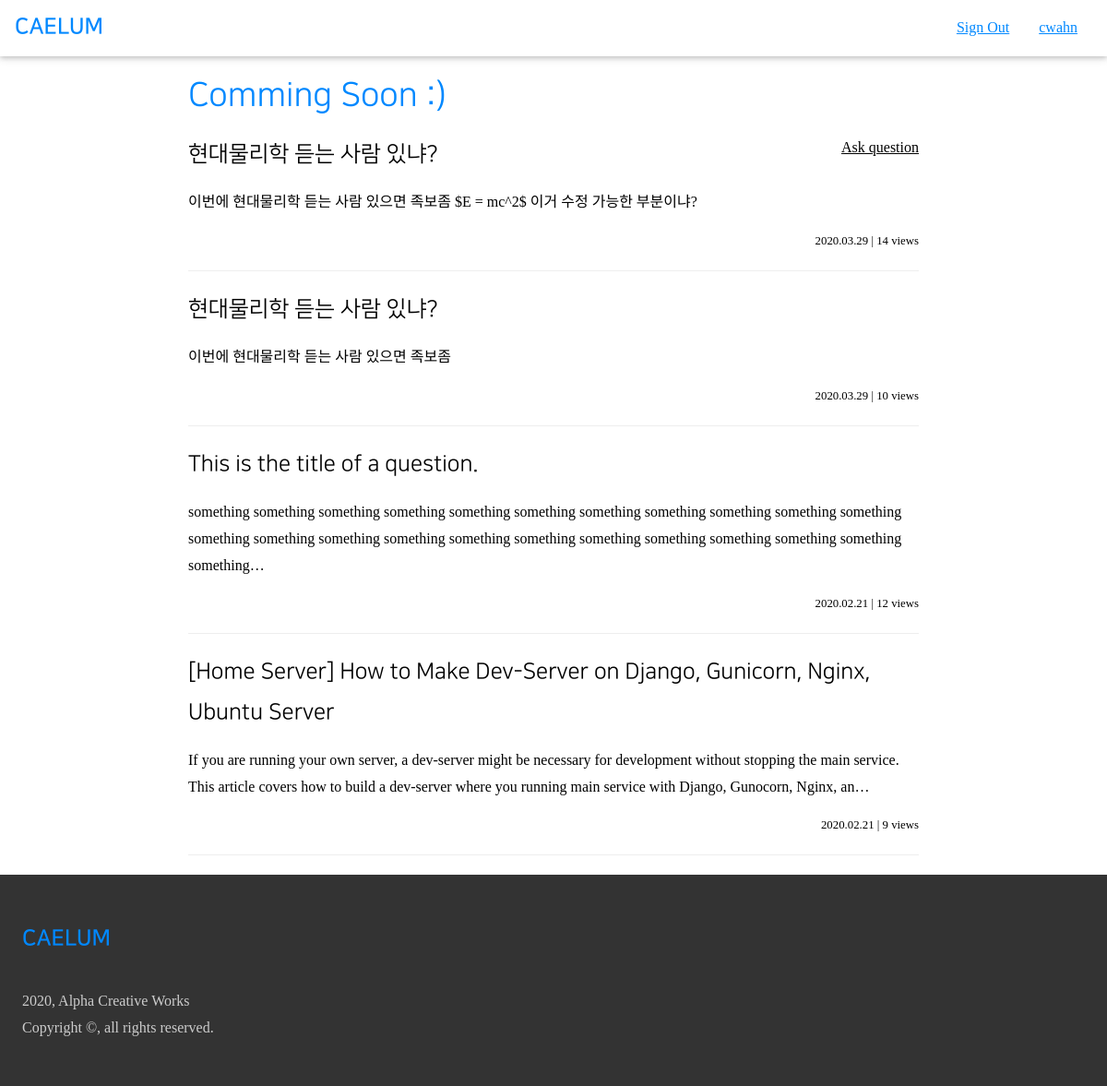
Screenshot of / (signed in) with the database file from the repository.
### accounts/models.py (models this page shows, shortened)
class User(AbstractBaseUser):
    email = models.EmailField(
        max_length=255,
        unique=True,
    )
    portal_id = models.CharField(
        max_length=10,
        unique=True,
        null=True,
    )
    name = models.CharField(
        max_length=30,
        null=True,
    )
    dept_major = models.CharField(
        max_length=50,
        null=True,
    )
    username = models.SlugField(
        max_length=30,
        null=True,
        unique=True,
    )
    reputation = models.IntegerField(
        blank=False,
        null=False,
        default=0,
    )
    is_email_verified = models.BooleanField(default=False)
    is_active = models.BooleanField(default=True)
    is_admin = models.BooleanField(default=False)
    objects = UserManager()
    USERNAME_FIELD = 'email'
    REQUIRED_FIELD = [
    ]

### air/models.py (models this page shows, shortened)
class Article(models.Model):
    author = models.ForeignKey(
        User,
        on_delete=models.CASCADE,
    )
    content = MarkdownxField()
    tags = TaggableManager(
        blank=True,
    )
    date_created = models.DateTimeField(
        auto_now_add=True,
    )
    hit_count = models.IntegerField(
        default=0,
    )
    is_answer = models.BooleanField(
        default=False,
    )
    parent = models.ForeignKey(
        'self',
        blank=True,
        null=True,
        on_delete=models.CASCADE,
        related_name='answers',
    )
    accepted = models.BooleanField(
        default=False,
    )
    def get_title(self):
        return self.content.split('\n')[0].replace('#', '').strip()
    def get_preview(self):
        text = ''.join(self.content.split('\n')[1:])
        preview = re.sub('\!\[\]\(.+\)', '', text)
        preview = re.sub('\#+', '', preview)
        return(preview)
    class Meta:
        ordering = ['-date_created']

### air/views.py (the view)
# urls.py: path('', views.index, name='index'),
@login_required
def index(request):
    user = request.user
    articles = Article.objects.filter(is_answer=False).all()
    context = {
        'user': user,
        'articles': articles,
    }
    return render(request, 'air/index.html', context)

### air/templates/air/index.html (shortened to what this page needs)
{% extends 'air/account_widget.html' %}
{% block content %}
 <div class=" acw3-container acw3-max-width-840 acw3-min-height-100">
     <h1 class=" acw3-text-c">Comming Soon :)</h1>
    <a href="{% url 'air:question' %}" class=" acw3-right">Ask question</a>
     {% for article in articles %}
     <a href="{% url 'air:article' article.pk %}" class=" acw3-text-none"
       ><h3>{{ article.get_title }}</h3></a
     >
     <p>{{ article.get_preview | truncatechars:230 }}</p>
     <div class=" acw3-bar">
       <small  class=" acw3-right">
         {{ article.date_created  | date:'Y.m.d' }} | {{ article.hit_count }} views
       </small>
     </div>
     <hr />
   {% endfor %}
 </div>
{% endblock %}

### air/templates/air/account_widget.html (shortened to what this page needs)
{% extends 'common/base.html' %}
{% block account %}
<a href="{% url 'accounts:sign_out' %}" class=" acw3-bar-item">
    Sign Out
</a>
<a href="{% url 'accounts:account_manage' %}" class=" acw3-bar-item">
    {{ user.username }}
</a>
{% endblock %}

### static/common/acw3_pro.css (style rules this page uses)
html { box-sizing: border-box }
*, *:before, *:after { box-sizing: inherit }
html { -ms-text-size-adjust: 100%; -webkit-text-size-adjust: 100% }
body { margin: 0 }
a { background-color: transparent }
small { font-size: 80% }
hr { box-sizing: content-box; height: 0; overflow: visible }
html, body { font-family: Verdana, sans-serif; font-size: 16px; line-height: 1.5 }
html { overflow-x: hidden }
h1 { font-size: 36px }
h3 { font-size: 24px }
h1, h2, h3, h4, h5, h6 { font-family: "Segoe UI", Arial, sans-serif; font-weight: 400; margin: 10px 0 }
hr { border: 0; border-top: 1px solid #eee; margin: 20px 0 }
a { color: inherit }
.acw3-bar { width: 100%; overflow: hidden }
.acw3-bar .acw3-bar-item { padding: 8px 16px; float: left; width: auto; border: none; display: block; outline: 0 }
.acw3-container:after, .acw3-container:before, .acw3-panel:after, .acw3-panel:before, .acw3-row:after, .acw3-row:before, .acw3-row-padding:after, .acw3-row-padding:before, .acw3-cell-row:before, .acw3-cell-row:after, .acw3-clear:after, .acw3-clear:before, .acw3-bar:before, .acw3-bar:after { content: ""; display: table; clear: both }
.acw3-container, .acw3-panel { padding: 0.01em 24px }
.acw3-right { float: right!important }

### static/common/axw3.css (style rules this page uses)
body, html { height: 100%; line-height: 1.8; padding: 0; margin: 0; font-family: "NBG"; }
h1, h2, h3, h4, h5, h6 { font-family: "NS"; color: #000000; }
a { cursor: pointer; }
.acw3-max-width-840 { max-width: 840px; margin: auto; }
.acw3-text-none { text-decoration: none; }
.acw3-min-height-100 { min-height: 100vh; }
.acw3-text-c { color:#0088FF !important; }

### rows the page displays
User: username "cwahn"
Article: get_title "현대물리학 듣는 사람 있냐?", get_preview "이번에 현대물리학 듣는 사람 있으면 족보좀 $E = mc^2$ 이거 수정 가능한 부분이냐?", date_created "2020.03.29", hit_count "14"
Article: get_title "현대물리학 듣는 사람 있냐?", get_preview "이번에 현대물리학 듣는 사람 있으면 족보좀", date_created "2020.03.29", hit_count "10"
Article: get_title "This is the title of a question.", get_preview "something something something something something something something something something something something something something something something something something something something something something something something…", date_created "2020.02.21", hit_count "12"
Article: get_title "[Home Server] How to Make Dev-Server on Django, Gunicorn, Nginx, Ubuntu Server", get_preview "If you are running your own server, a dev-server might be necessary for development without stopping the main service. This article covers how to build a dev-server where you running main service with Django, Gunocorn, Nginx, an…", date_created "2020.02.21", hit_count "9"
